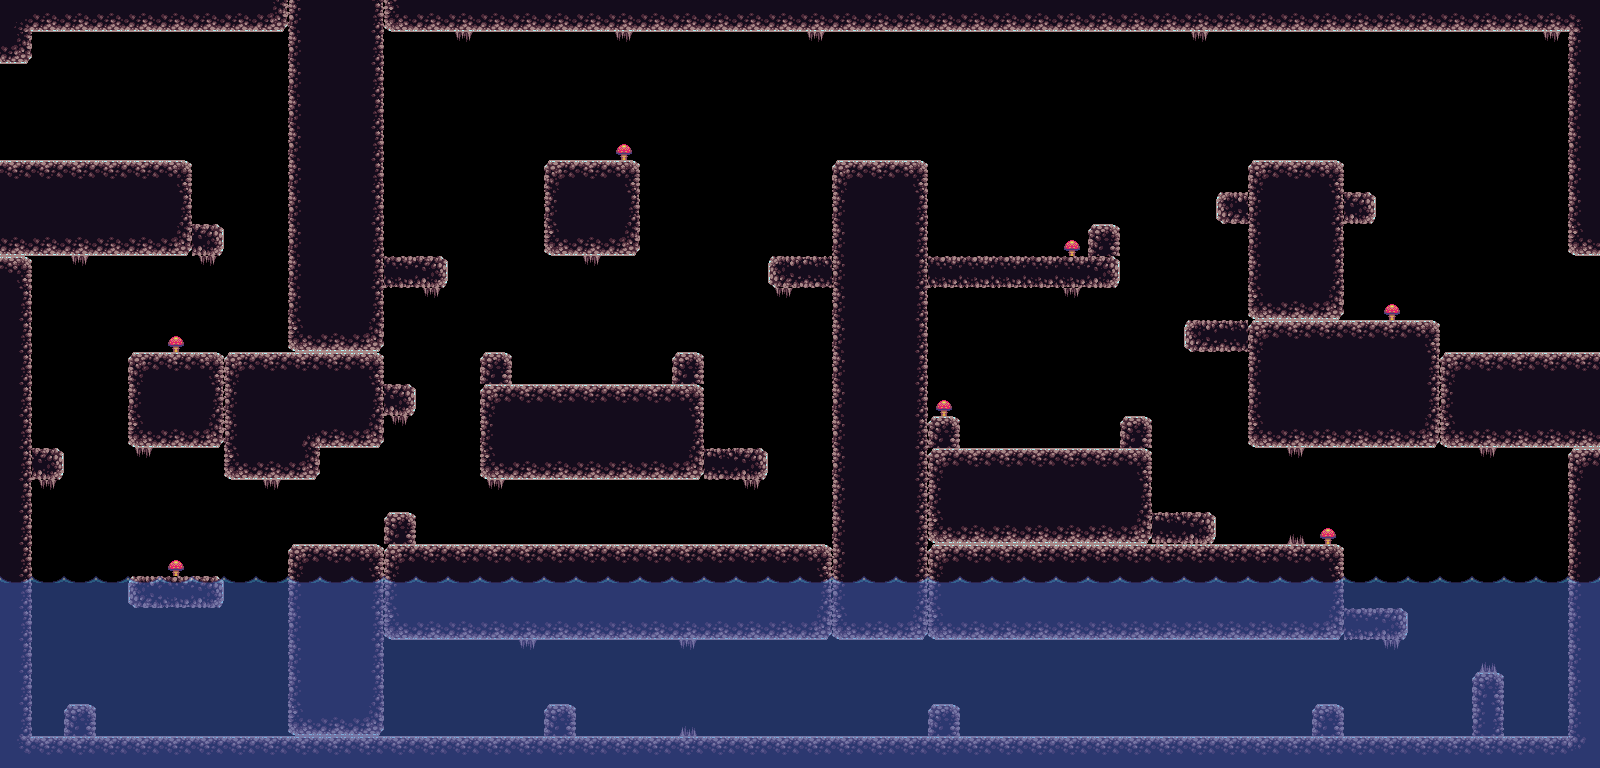

A level layout from a 2D game, rendered from its tile map. Below: a short description, then the map file with tile-grid data replaced by summaries:
An orthogonal 50x24 tile map with 32x32 px tiles, 3 tile layers (bounds, forground, water) and 13 objects (6x monster, 2x item_spawn, 2x entrance, 2x exit, fire_spawn).

<map version="1.0" tiledversion="1.0.1" orientation="orthogonal" renderorder="left-down" width="50" height="24" tilewidth="32" tileheight="32" nextobjectid="16">
 <properties>
  <property name="background" value="rock" />
  <property name="dark" type="bool" value="true" />
  <property name="music" value="cave_audio" />
  <property name="name" value="passage1" />
  <property name="spriteLayer" value="bounds" />
 </properties>
 <tileset firstgid="1" name="cavetiles" tilewidth="32" tileheight="32" tilecount="48" columns="8">
  <image source="../assets/images/cavetiles.png" width="256" height="192" />
  <terraintypes>
   <terrain name="thick_platform" tile="-1">
    <properties>
     <property name="dark" type="bool" value="true" />
     <property name="name" value="passage1" />
     <property name="spriteLayer" value="bounds" />
    </properties>
   </terrain>
  </terraintypes>
  <tile id="0" terrain=",,,0" />
  <tile id="1" terrain=",,0,0" />
  <tile id="2" terrain=",,0," />
  <tile id="8" terrain=",0,,0" />
  <tile id="9" terrain="0,0,0,0" />
  <tile id="10" terrain="0,,0," />
  <tile id="16" terrain=",0,," />
  <tile id="17" terrain="0,0,," />
  <tile id="18" terrain="0,,," />
 </tileset>
 <layer name="bounds" width="50" height="24">
  <properties>
   <property name="collides" type="bool" value="true" />
  </properties>
  <data>[1200 cells, 494 non-empty, 14 distinct tile ids]</data>
 </layer>
 <layer name="forground" width="50" height="24">
  <data>[1200 cells, 32 non-empty, 2 distinct tile ids]</data>
 </layer>
 <layer name="water" width="50" height="24" opacity="0.5">
  <properties>
   <property name="water" type="bool" value="true" />
  </properties>
  <data>[1200 cells, 300 non-empty, 3 distinct tile ids]</data>
 </layer>
 <objectgroup name="items">
  <object id="1" name="fire" type="fire_spawn" x="576.125" y="126.25" width="31.75" height="31.5" />
  <object id="2" name="mummy" type="monster" x="583.5" y="350.5" width="29" height="35">
   <properties>
    <property name="name" value="mummy" />
   </properties>
  </object>
  <object id="3" name="mummy" type="monster" x="747.5" y="694.5" width="29" height="35">
   <properties>
    <property name="name" value="mummy" />
   </properties>
  </object>
  <object id="4" name="mummy" type="monster" x="1137.5" y="694.5" width="29" height="35">
   <properties>
    <property name="name" value="mummy" />
   </properties>
  </object>
  <object id="5" name="mummy" type="monster" x="1029.5" y="404.5" width="29" height="35">
   <properties>
    <property name="name" value="mummy" />
   </properties>
  </object>
  <object id="6" name="mummy" type="monster" x="991.5" y="224.5" width="29" height="35">
   <properties>
    <property name="name" value="mummy" />
   </properties>
  </object>
  <object id="7" name="mummy" type="monster" x="567.5" y="506.5" width="29" height="35">
   <properties>
    <property name="name" value="mummy" />
   </properties>
  </object>
  <object id="8" name="gold" type="item_spawn" x="444.167" y="703.667" width="29" height="30" />
  <object id="11" name="entrance_left" type="entrance" x="80.5" y="93.1667" width="31" height="59" />
  <object id="12" name="entrance_right" type="entrance" x="1517.33" y="291.167" width="32" height="55" />
  <object id="13" name="exit_left" type="exit" x="4.33335" y="69.6667" width="31.3333" height="87.3333">
   <properties>
    <property name="entrance" value="entrance_right" />
    <property name="map" value="drop1" />
   </properties>
  </object>
  <object id="14" name="exit_right" type="exit" x="1571" y="263.333" width="28.6667" height="86.6667">
   <properties>
    <property name="entrance" value="entrance_left" />
    <property name="map" value="drop2" />
   </properties>
  </object>
  <object id="15" name="flaregun" type="item_spawn" x="1359.64" y="573.66" width="29" height="30" />
 </objectgroup>
</map>
